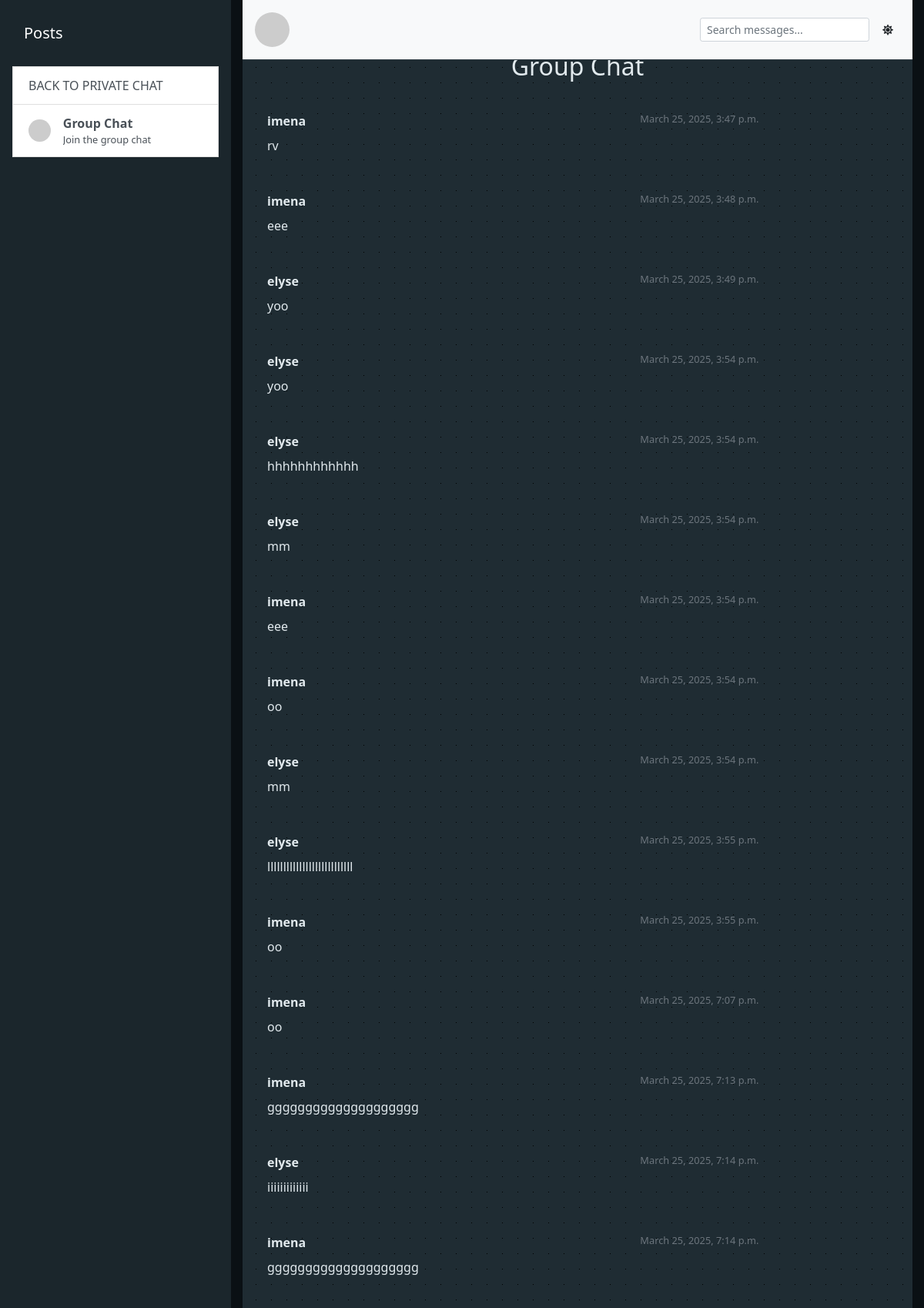
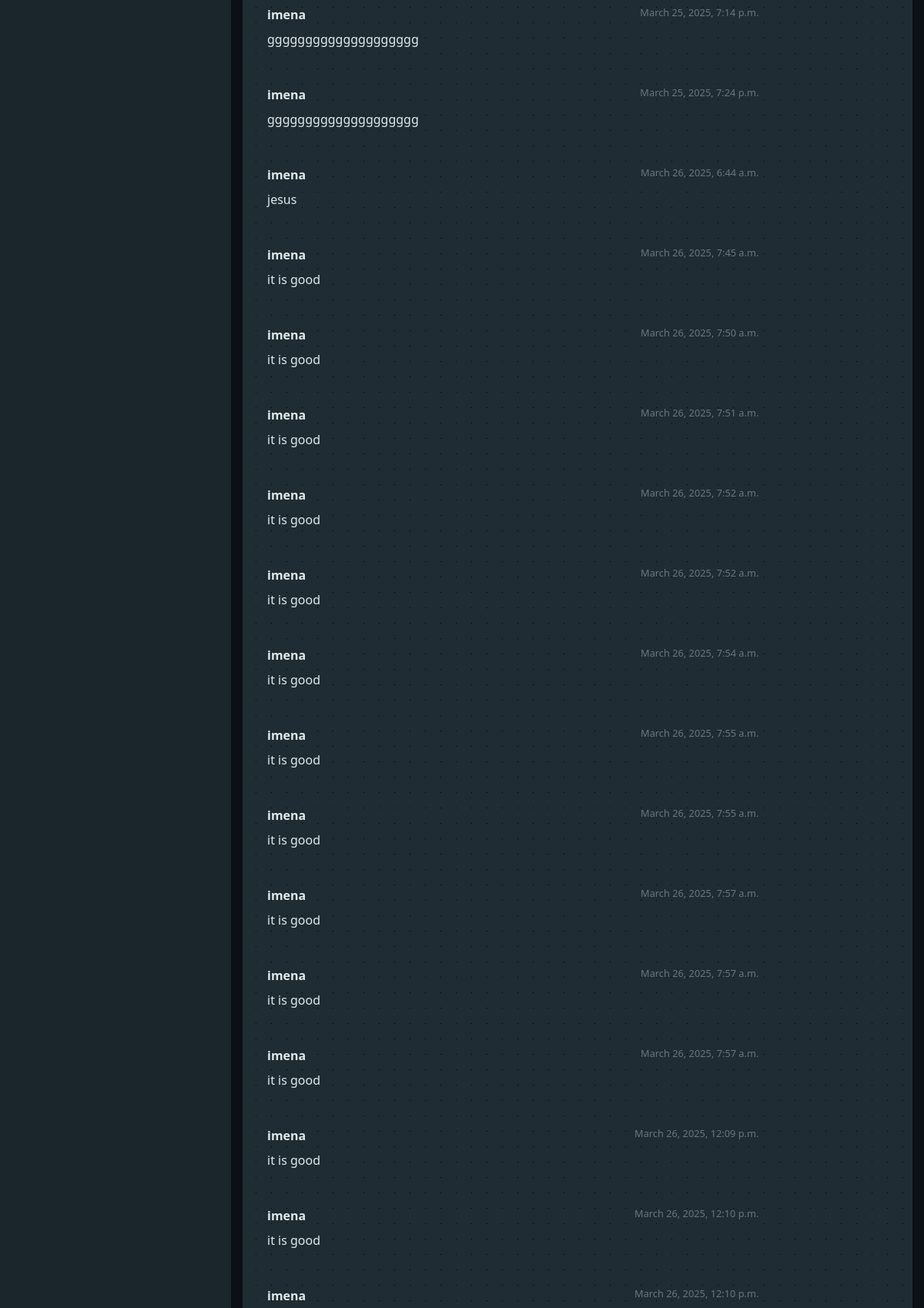
Page /group/chat/ (signed in, upper part) on the committed database (2 pictures, top to bottom).
### chat/models.py (models this page shows, shortened)
class GroupChat(models.Model):
    sender = models.ForeignKey(User, on_delete=models.CASCADE)
    message = models.TextField()
    timestamp = models.DateTimeField(auto_now_add=True)

### chat/views.py (the view)
# urls.py: path('group/chat/', views.group_chat_view, name='group_chat'),  # Updated path
@login_required
def group_chat_view(request):
    search_query = request.GET.get("search", "")
    if request.method == "POST":
        message = request.POST.get("message")
        if message:
            GroupChat.objects.create(sender=request.user, message=message)
    messages = GroupChat.objects.all().order_by("timestamp")
    if search_query:
        messages = messages.filter(Q(message__icontains=search_query))
    return render(request, "group_chat.html", {"messages": messages, "search_query": search_query})

### templates/group_chat.html (shortened to what this page needs)
<!DOCTYPE html>
<html lang="en">
<head>
    {% load static %}
    <link rel="stylesheet" href="https://stackpath.bootstrapcdn.com/bootstrap/4.5.2/css/bootstrap.min.css"/>
    <link rel="stylesheet" href="https://cdnjs.cloudflare.com/ajax/libs/font-awesome/5.15.1/css/all.min.css"/>
</head>
<body style="height: 100vh; display: flex; flex-direction: column">
    <div class="container-fluid h-100">
        <div class="row h-100">
            <div class="col-3 sidebar p-3 chats">
                <h5 class="mb-3">
                    <a href="/posts/" class="text-white text-decoration-none">Posts</a>
                </h5>
                <div class="contacts">
                    <a href="{% url 'go-to-user5-chat' %}" class="list-group-item list-group-item-action">
                        BACK TO PRIVATE CHAT
                    </a>
                    <div class="list-group-item list-group-item-action">
                        <div class="d-flex align-items-center">
                            <img src="https://ui-avatars.com/api/?name=Group+Chat&size=64&background=random"
                                 alt="Group Chat"
                                 class="profile-icon rounded-circle mr-3"
                                 style="width: 1.8rem; height: 1.8rem; object-fit: cover"/>
                            <div class="w-100">
                                <strong>Group Chat</strong>
                                <small class="d-block text-truncate last-msg">Join the group chat</small>
                            </div>
                        </div>
                    </div>
                </div>
            </div>
            {% if room_name != 'chatter' %}
            <div class="col-9 d-flex flex-column chat" data-id="{{ room_name }}">
                <div class="chat-header sticky-top p-3 d-flex align-items-center bg-light">
                    <img src="https://ui-avatars.com/api/?name={{ room_name|urlencode }}&size=64&background=random"
                         class="rounded-circle mr-2"
                         style="height: 45px; width: 45px"/>
                    <form method="GET" action="" class="ml-auto">
                        <div class="input-group">
                            <input type="text" name="search" id="searchInput"
                                   class="form-control form-control-sm"
                                   placeholder="Search messages..."
                                   value="{{ search_query }}"/>
                        </div>
                    </form>
                    <button id="themeToggle" class="btn btn-sm ml-2">
                    </button>
                </div>
                <div class="chat-content flex-grow-1 overflow-auto p-3">
                    <h2 class="text-center mb-4">Group Chat</h2>
                    <div id="chat-box">
                        {% for chat in messages %}
                        <div class="message mb-3 p-3 rounded">
                            <div class="d-flex justify-content-between">
                                <span class="font-weight-bold">{{ chat.sender.username }}</span>
                                <small class="text-muted">{{ chat.timestamp }}</small>
                            </div>
                            <div class="message-content mt-2">{{ chat.message }}</div>
                        </div>
                        {% endfor %}
                    </div>
                </div>
            </div>
            {% endif %}
        </div>
    </div>
</body>
</html>

### templates/group_chat.html (style rules this page uses)
:root { --bg-color: #ffffff; --text-color: #12151a; --sidebar-bg: #232829; --chatbox-bg: #f8f9fa; --message-sent-bg: #d9fdd3; --message-received-bg: #ffffff; --input-bg: #ffffff; --border-color: #e9ecef; }
.dark-theme { --bg-color: #0a1014; --text-color: #e1e9ed; --sidebar-bg: #1b262c; --chatbox-bg: #1f2c33; --message-sent-bg: #005c4b; --message-received-bg: #202c33; --input-bg: #2a3942; --border-color: #303d45; }
body { font-family: 'Segoe UI', Roboto, sans-serif; background-color: var(--bg-color); color: var(--text-color); height: 100vh; margin: 0; display: flex; flex-direction: column; }
.container-fluid { height: 100%; }
.sidebar { display: flex; flex-direction: column; height: 100vh; background-color: var(--sidebar-bg); color: white; overflow: hidden; }
.contacts { flex: 1; overflow-y: auto; padding-right: 5px; margin-right: -5px; }
.sidebar > h5, .logout { flex-shrink: 0; padding: 15px; background-color: var(--sidebar-bg); z-index: 1; }
.chat { display: flex; flex-direction: column; height: 100vh; }
.chat-header { background-color: var(--chatbox-bg); border-bottom: 1px solid var(--border-color); z-index: 10; }
.chat-content { flex: 1; overflow-y: auto; padding: 20px; background-color: var(--chatbox-bg); background-repeat: repeat; }
.message { max-width: 80%; padding: 8px 16px; border-radius: 8px; margin-bottom: 8px; word-wrap: break-word; }

### rows in the picture
GroupChat: sender.username "imena", timestamp "March 25, 2025, 3:47 p.m.", message "rv"
GroupChat: sender.username "imena", timestamp "March 25, 2025, 3:48 p.m.", message "eee"
GroupChat: sender.username "elyse", timestamp "March 25, 2025, 3:49 p.m.", message "yoo"
GroupChat: sender.username "elyse", timestamp "March 25, 2025, 3:54 p.m.", message "yoo"
GroupChat: sender.username "elyse", timestamp "March 25, 2025, 3:54 p.m.", message "hhhhhhhhhhhh"
GroupChat: sender.username "elyse", timestamp "March 25, 2025, 3:54 p.m.", message "mm"
GroupChat: sender.username "imena", timestamp "March 25, 2025, 3:54 p.m.", message "eee"
GroupChat: sender.username "imena", timestamp "March 25, 2025, 3:54 p.m.", message "oo"
GroupChat: sender.username "elyse", timestamp "March 25, 2025, 3:54 p.m.", message "mm"
GroupChat: sender.username "elyse", timestamp "March 25, 2025, 3:55 p.m.", message "lllllllllllllllllllllllllll"
GroupChat: sender.username "imena", timestamp "March 25, 2025, 3:55 p.m.", message "oo"
GroupChat: sender.username "imena", timestamp "March 25, 2025, 7:07 p.m.", message "oo"
GroupChat: sender.username "imena", timestamp "March 25, 2025, 7:13 p.m.", message "gggggggggggggggggggg"
GroupChat: sender.username "elyse", timestamp "March 25, 2025, 7:14 p.m.", message "iiiiiiiiiiiii"
GroupChat: sender.username "imena", timestamp "March 25, 2025, 7:14 p.m.", message "gggggggggggggggggggg"
GroupChat: sender.username "imena", timestamp "March 25, 2025, 7:14 p.m.", message "gggggggggggggggggggg"
GroupChat: sender.username "imena", timestamp "March 25, 2025, 7:24 p.m.", message "gggggggggggggggggggg"
GroupChat: sender.username "imena", timestamp "March 26, 2025, 6:44 a.m.", message "jesus"
GroupChat: sender.username "imena", timestamp "March 26, 2025, 7:45 a.m.", message "it is good"
GroupChat: sender.username "imena", timestamp "March 26, 2025, 7:50 a.m.", message "it is good"
GroupChat: sender.username "imena", timestamp "March 26, 2025, 7:51 a.m.", message "it is good"
GroupChat: sender.username "imena", timestamp "March 26, 2025, 7:52 a.m.", message "it is good"
GroupChat: sender.username "imena", timestamp "March 26, 2025, 7:52 a.m.", message "it is good"
GroupChat: sender.username "imena", timestamp "March 26, 2025, 7:54 a.m.", message "it is good"
GroupChat: sender.username "imena", timestamp "March 26, 2025, 7:55 a.m.", message "it is good"
GroupChat: sender.username "imena", timestamp "March 26, 2025, 7:55 a.m.", message "it is good"
GroupChat: sender.username "imena", timestamp "March 26, 2025, 7:57 a.m.", message "it is good"
GroupChat: sender.username "imena", timestamp "March 26, 2025, 7:57 a.m.", message "it is good"
GroupChat: sender.username "imena", timestamp "March 26, 2025, 7:57 a.m.", message "it is good"
GroupChat: sender.username "imena", timestamp "March 26, 2025, 12:09 p.m.", message "it is good"
GroupChat: sender.username "imena", timestamp "March 26, 2025, 12:10 p.m.", message "it is good"
GroupChat: sender.username "imena", timestamp "March 26, 2025, 12:10 p.m."
